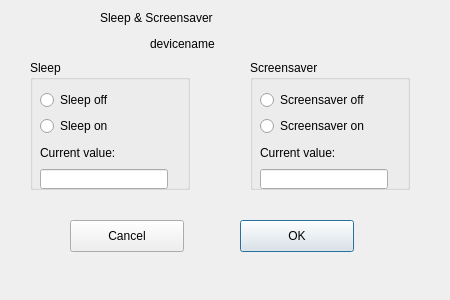
<?xml version="1.0" encoding="UTF-8"?>
<ui version="4.0">
 <class>sleepDialog</class>
 <widget class="QDialog" name="sleepDialog">
  <property name="enabled">
   <bool>true</bool>
  </property>
  <property name="geometry">
   <rect>
    <x>0</x>
    <y>0</y>
    <width>450</width>
    <height>300</height>
   </rect>
  </property>
  <property name="minimumSize">
   <size>
    <width>450</width>
    <height>300</height>
   </size>
  </property>
  <property name="maximumSize">
   <size>
    <width>450</width>
    <height>300</height>
   </size>
  </property>
  <property name="windowTitle">
   <string>Dialog</string>
  </property>
  <widget class="QPushButton" name="okButton">
   <property name="geometry">
    <rect>
     <x>240</x>
     <y>220</y>
     <width>114</width>
     <height>32</height>
    </rect>
   </property>
   <property name="text">
    <string>OK</string>
   </property>
  </widget>
  <widget class="QPushButton" name="cancelButton">
   <property name="geometry">
    <rect>
     <x>70</x>
     <y>220</y>
     <width>114</width>
     <height>32</height>
    </rect>
   </property>
   <property name="text">
    <string>Cancel</string>
   </property>
  </widget>
  <widget class="QGroupBox" name="groupBox">
   <property name="geometry">
    <rect>
     <x>30</x>
     <y>60</y>
     <width>160</width>
     <height>130</height>
    </rect>
   </property>
   <property name="title">
    <string>Sleep</string>
   </property>
   <widget class="QWidget" name="layoutWidget">
    <property name="geometry">
     <rect>
      <x>10</x>
      <y>30</y>
      <width>128</width>
      <height>99</height>
     </rect>
    </property>
    <layout class="QVBoxLayout" name="verticalLayout_2">
     <item>
      <widget class="QRadioButton" name="sleepOff">
       <property name="text">
        <string>Sleep off</string>
       </property>
      </widget>
     </item>
     <item>
      <widget class="QRadioButton" name="sleepOn">
       <property name="text">
        <string>Sleep on</string>
       </property>
      </widget>
     </item>
     <item>
      <widget class="QLabel" name="sleepValue1">
       <property name="minimumSize">
        <size>
         <width>0</width>
         <height>21</height>
        </size>
       </property>
       <property name="maximumSize">
        <size>
         <width>16777215</width>
         <height>21</height>
        </size>
       </property>
       <property name="text">
        <string>Current value:</string>
       </property>
      </widget>
     </item>
     <item>
      <widget class="QLineEdit" name="sleepEdit">
       <property name="toolTip">
        <string>Sleep timer start value in milliseconds</string>
       </property>
      </widget>
     </item>
    </layout>
   </widget>
  </widget>
  <widget class="QGroupBox" name="groupBox_2">
   <property name="geometry">
    <rect>
     <x>250</x>
     <y>60</y>
     <width>160</width>
     <height>130</height>
    </rect>
   </property>
   <property name="title">
    <string>Screensaver</string>
   </property>
   <widget class="QWidget" name="layoutWidget">
    <property name="geometry">
     <rect>
      <x>10</x>
      <y>30</y>
      <width>128</width>
      <height>99</height>
     </rect>
    </property>
    <layout class="QVBoxLayout" name="verticalLayout">
     <item>
      <widget class="QRadioButton" name="screenOff">
       <property name="text">
        <string>Screensaver off</string>
       </property>
      </widget>
     </item>
     <item>
      <widget class="QRadioButton" name="screenOn">
       <property name="text">
        <string>Screensaver on</string>
       </property>
      </widget>
     </item>
     <item>
      <widget class="QLabel" name="screenValue1">
       <property name="minimumSize">
        <size>
         <width>0</width>
         <height>21</height>
        </size>
       </property>
       <property name="maximumSize">
        <size>
         <width>16777215</width>
         <height>21</height>
        </size>
       </property>
       <property name="text">
        <string>Current value:</string>
       </property>
      </widget>
     </item>
     <item>
      <widget class="QLineEdit" name="screenEdit">
       <property name="toolTip">
        <string>Screensaver start time in milliseconds</string>
       </property>
      </widget>
     </item>
    </layout>
   </widget>
  </widget>
  <widget class="QLabel" name="androidLabel">
   <property name="geometry">
    <rect>
     <x>180</x>
     <y>490</y>
     <width>46</width>
     <height>16</height>
    </rect>
   </property>
   <property name="text">
    <string>android</string>
   </property>
  </widget>
  <widget class="QLabel" name="title">
   <property name="geometry">
    <rect>
     <x>100</x>
     <y>10</y>
     <width>211</width>
     <height>16</height>
    </rect>
   </property>
   <property name="text">
    <string>Sleep &amp; Screensaver</string>
   </property>
  </widget>
  <widget class="QLabel" name="deviceLabel">
   <property name="geometry">
    <rect>
     <x>150</x>
     <y>36</y>
     <width>81</width>
     <height>16</height>
    </rect>
   </property>
   <property name="text">
    <string>devicename</string>
   </property>
  </widget>
 </widget>
 <resources/>
 <connections>
  <connection>
   <sender>cancelButton</sender>
   <signal>clicked()</signal>
   <receiver>sleepDialog</receiver>
   <slot>reject()</slot>
   <hints>
    <hint type="sourcelabel">
     <x>126</x>
     <y>225</y>
    </hint>
    <hint type="destinationlabel">
     <x>206</x>
     <y>135</y>
    </hint>
   </hints>
  </connection>
  <connection>
   <sender>okButton</sender>
   <signal>clicked()</signal>
   <receiver>sleepDialog</receiver>
   <slot>accept()</slot>
   <hints>
    <hint type="sourcelabel">
     <x>266</x>
     <y>225</y>
    </hint>
    <hint type="destinationlabel">
     <x>206</x>
     <y>135</y>
    </hint>
   </hints>
  </connection>
 </connections>
</ui>
